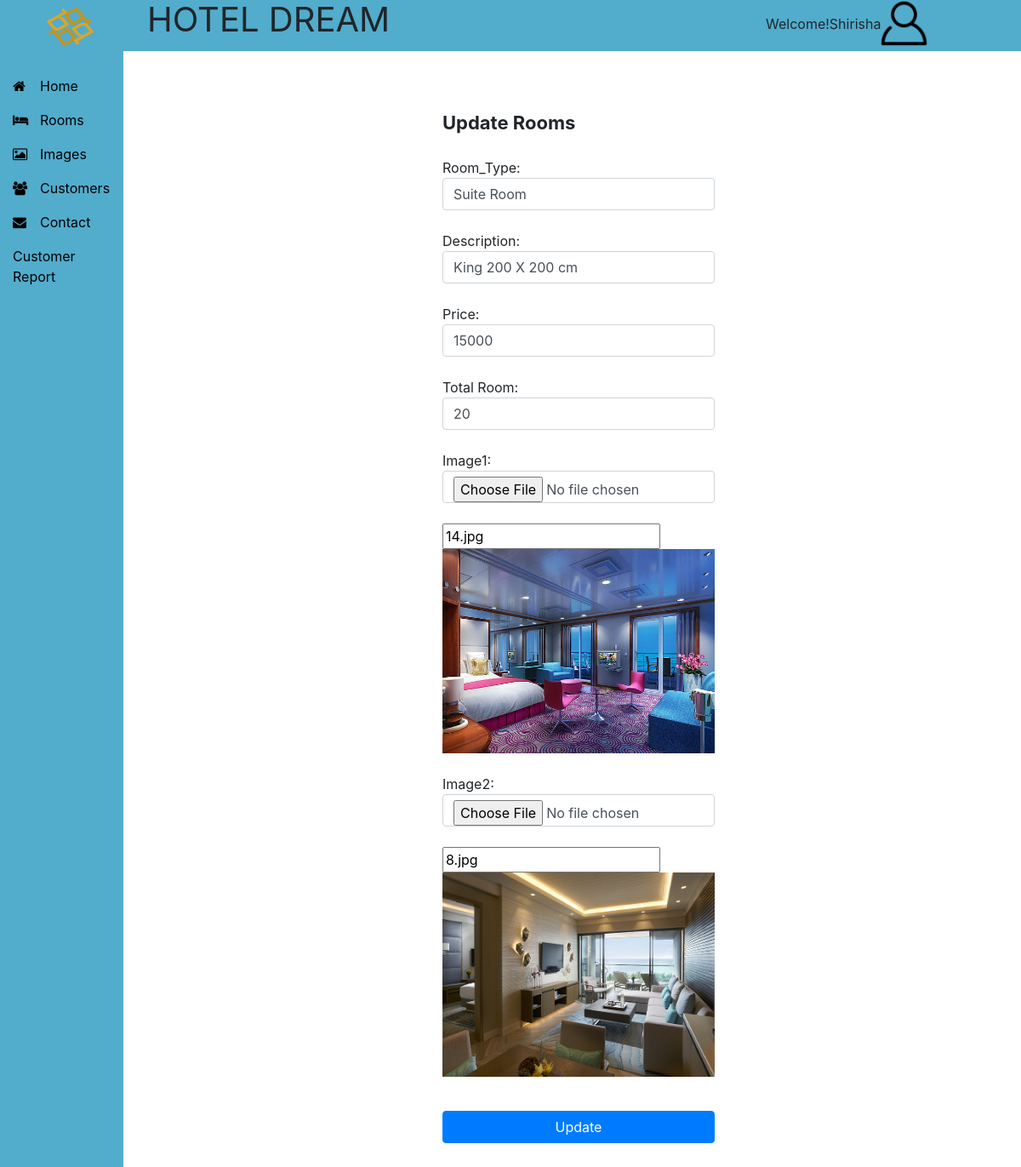
Page /Admin/allrooms/update.php?roomedit=32 (signed in) on the committed database.
### tables this page shows
CREATE TABLE `rooms` (
  `ROOM_ID` int(20) NOT NULL,
  `ROOM_TYPE` varchar(30) NOT NULL,
  `PRICE` bigint(20) NOT NULL,
  `TOTAL_ROOM` int(11) NOT NULL,
  `DESCRIPTION` varchar(200) NOT NULL,
  `IMAGE1` varchar(300) NOT NULL,
  `IMAGE2` varchar(300) NOT NULL,
  `reg_date` timestamp NOT NULL DEFAULT current_timestamp() ON UPDATE current_timestamp()
);

### Admin/allrooms/update.php (the view, shortened to what this page needs)
<?php
	require "dashboard.php";?>
<!DOCTYPE html>
<html>
<head>
	<link rel="stylesheet" href="../..//bootstrap/bootstrap.min.css">
</head>
<body>
	<?php
		$erna=$erd=$erp=$ert="";
		$conn = new mysqli("localhost","root","","hotelsystem");
		$room = $_GET['roomedit'];
		$sql = "SELECT * FROM rooms WHERE ROOM_ID=$room";
		$result = $conn->query($sql);
				?>
		<div id="sec">
		<div class="main">
		<div class="row my-5">
			<div class="col-md-4 offset-md-4">
			<?php
	        if($result !== false && $result->num_rows>0){
	        while($row = $result->fetch_assoc()){  ?>
				<form method="post" action="" enctype="multipart/form-data">
					<div class="form-group">
				<span style="font-size:22px;"><b>Update Rooms</b></span><br><br>
				Room_Type: <input class="form-control" type="text" name="name" value="<?php echo $row['ROOM_TYPE'];?>">
				<span class="error"><?php echo $erna;?></span><br>
				Description: <input class="form-control" type="text" name="description" value="<?php echo $row['DESCRIPTION'];?>"><span class="error"><?php echo $erd;?></span><br>
				Price:<input class="form-control" type="text" name="price" value="<?php echo $row['PRICE'];?>"><span class="error"><?php echo $erp;?></span><br>
				Total Room:<input class="form-control" type="text" name="number" value="<?php echo $row['TOTAL_ROOM'];?>"><span class="error"><?php echo $ert;?></span><br>
				Image1:
				<input class="form-control" type="file" name="image1" accept="image/*"><br>
				<input type="text" name="first" value="<?php echo $row['IMAGE1'];?>" >
				<img src="rooms/<?php echo $row['IMAGE1'];?>" class="myima">	<br><br>
				Image2:
				<input class="form-control" type="file" name="image2" accept="image/*"><br>
				<input type="text" name="second" 	value="<?php echo $row['IMAGE2'];?>">
				<img src="rooms/<?php echo $row['IMAGE2'];?>" class="myima"><br><br>
				<button type="submit" class="btn btn-block btn-primary my-3" name="update">Update</button>
					</div>
				 </form>
				<?php
				}
			}
			?>
			</div>
		</div>
	</div>
</div>
</body>
</html>

### Admin/css/dash.css (style rules this page uses)
.main { margin-left: 160px; padding: 0px 10px; }
.form-group { margin-top: 5pc; }

### Admin/allrooms/update.php (style rules this page uses)
.myima { height:15pc; width:20pc; }

### rows in the picture
rooms: name "Suite Room", description "King 200 X 200 cm", price "15000", number "20", first "14.jpg", IMAGE1 (picture), second "8.jpg", IMAGE2 (picture)

### other values in the picture
$_SESSION['user'] "Shirisha"
